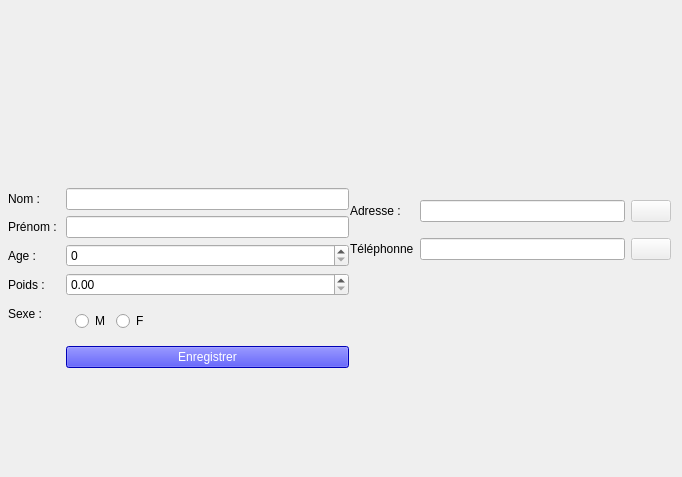
<?xml version="1.0" encoding="UTF-8"?>
<ui version="4.0">
 <class>Form</class>
 <widget class="QWidget" name="Form">
  <property name="windowModality">
   <enum>Qt::ApplicationModal</enum>
  </property>
  <property name="geometry">
   <rect>
    <x>0</x>
    <y>0</y>
    <width>682</width>
    <height>477</height>
   </rect>
  </property>
  <property name="maximumSize">
   <size>
    <width>682</width>
    <height>477</height>
   </size>
  </property>
  <property name="windowTitle">
   <string>Modifier Patient</string>
  </property>
  <widget class="QWidget" name="widget_2" native="true">
   <property name="geometry">
    <rect>
     <x>8</x>
     <y>188</y>
     <width>341</width>
     <height>241</height>
    </rect>
   </property>
   <property name="autoFillBackground">
    <bool>false</bool>
   </property>
   <layout class="QFormLayout" name="formLayout_2">
    <item row="1" column="0">
     <widget class="QLabel" name="label">
      <property name="styleSheet">
       <string notr="true"/>
      </property>
      <property name="text">
       <string>Nom : </string>
      </property>
     </widget>
    </item>
    <item row="1" column="1">
     <widget class="QLineEdit" name="nom">
      <property name="styleSheet">
       <string notr="true"/>
      </property>
     </widget>
    </item>
    <item row="2" column="0">
     <widget class="QLabel" name="label_2">
      <property name="styleSheet">
       <string notr="true"/>
      </property>
      <property name="text">
       <string>Prénom : </string>
      </property>
     </widget>
    </item>
    <item row="2" column="1">
     <widget class="QLineEdit" name="prenom"/>
    </item>
    <item row="3" column="0">
     <widget class="QLabel" name="label_3">
      <property name="styleSheet">
       <string notr="true"/>
      </property>
      <property name="text">
       <string>Age :</string>
      </property>
     </widget>
    </item>
    <item row="3" column="1">
     <widget class="QSpinBox" name="age"/>
    </item>
    <item row="4" column="0">
     <widget class="QLabel" name="label_4">
      <property name="styleSheet">
       <string notr="true"/>
      </property>
      <property name="text">
       <string>Poids :</string>
      </property>
     </widget>
    </item>
    <item row="4" column="1">
     <widget class="QDoubleSpinBox" name="poids"/>
    </item>
    <item row="5" column="0">
     <widget class="QLabel" name="label_7">
      <property name="styleSheet">
       <string notr="true"/>
      </property>
      <property name="text">
       <string>Sexe : </string>
      </property>
     </widget>
    </item>
    <item row="5" column="1">
     <widget class="QWidget" name="widget_3" native="true">
      <layout class="QHBoxLayout" name="horizontalLayout_2">
       <item>
        <widget class="QRadioButton" name="btn_M">
         <property name="text">
          <string>M</string>
         </property>
        </widget>
       </item>
       <item>
        <widget class="QRadioButton" name="btn_F">
         <property name="text">
          <string>F</string>
         </property>
        </widget>
       </item>
       <item>
        <spacer name="horizontalSpacer">
         <property name="orientation">
          <enum>Qt::Horizontal</enum>
         </property>
         <property name="sizeHint" stdset="0">
          <size>
           <width>40</width>
           <height>20</height>
          </size>
         </property>
        </spacer>
       </item>
      </layout>
     </widget>
    </item>
    <item row="7" column="1">
     <widget class="QPushButton" name="save_p">
      <property name="styleSheet">
       <string notr="true">background-color: blue;
color: rgb(255, 255, 255);

</string>
      </property>
      <property name="text">
       <string>Enregistrer</string>
      </property>
      <property name="icon">
       <iconset>
        <normaloff>../../../../../../../../../../../../../../.designer/ressource/icon/valide.png</normaloff>../../../../../../../../../../../../../../.designer/ressource/icon/valide.png</iconset>
      </property>
     </widget>
    </item>
   </layout>
  </widget>
  <widget class="QWidget" name="widget_4" native="true">
   <property name="geometry">
    <rect>
     <x>350</x>
     <y>190</y>
     <width>321</width>
     <height>81</height>
    </rect>
   </property>
   <layout class="QGridLayout" name="gridLayout">
    <item row="1" column="2">
     <widget class="QPushButton" name="btn_ico_tel">
      <property name="enabled">
       <bool>false</bool>
      </property>
      <property name="text">
       <string/>
      </property>
      <property name="icon">
       <iconset>
        <normaloff>../../../../../../../../../../../../../../.designer/ressource/icon/010-call.png</normaloff>../../../../../../../../../../../../../../.designer/ressource/icon/010-call.png</iconset>
      </property>
      <property name="iconSize">
       <size>
        <width>24</width>
        <height>24</height>
       </size>
      </property>
     </widget>
    </item>
    <item row="0" column="2">
     <widget class="QPushButton" name="btn_ico">
      <property name="enabled">
       <bool>false</bool>
      </property>
      <property name="text">
       <string/>
      </property>
      <property name="icon">
       <iconset>
        <normaloff>../../../../../../../../../../../../../../.designer/ressource/icon/037-place.png</normaloff>../../../../../../../../../../../../../../.designer/ressource/icon/037-place.png</iconset>
      </property>
     </widget>
    </item>
    <item row="1" column="1">
     <widget class="QLineEdit" name="tel"/>
    </item>
    <item row="1" column="0">
     <widget class="QLabel" name="label_6">
      <property name="styleSheet">
       <string notr="true"/>
      </property>
      <property name="text">
       <string>Téléphonne</string>
      </property>
     </widget>
    </item>
    <item row="0" column="1">
     <widget class="QLineEdit" name="adresse"/>
    </item>
    <item row="0" column="0">
     <widget class="QLabel" name="label_5">
      <property name="styleSheet">
       <string notr="true"/>
      </property>
      <property name="text">
       <string>Adresse :</string>
      </property>
     </widget>
    </item>
   </layout>
  </widget>
  <widget class="QLabel" name="label_8">
   <property name="geometry">
    <rect>
     <x>230</x>
     <y>10</y>
     <width>191</width>
     <height>171</height>
    </rect>
   </property>
   <property name="maximumSize">
    <size>
     <width>200</width>
     <height>200</height>
    </size>
   </property>
   <property name="text">
    <string/>
   </property>
   <property name="pixmap">
    <pixmap>../../../../../../../../.designer/res/ptt.svg</pixmap>
   </property>
   <property name="scaledContents">
    <bool>true</bool>
   </property>
   <property name="alignment">
    <set>Qt::AlignCenter</set>
   </property>
  </widget>
 </widget>
 <resources/>
 <connections/>
</ui>
